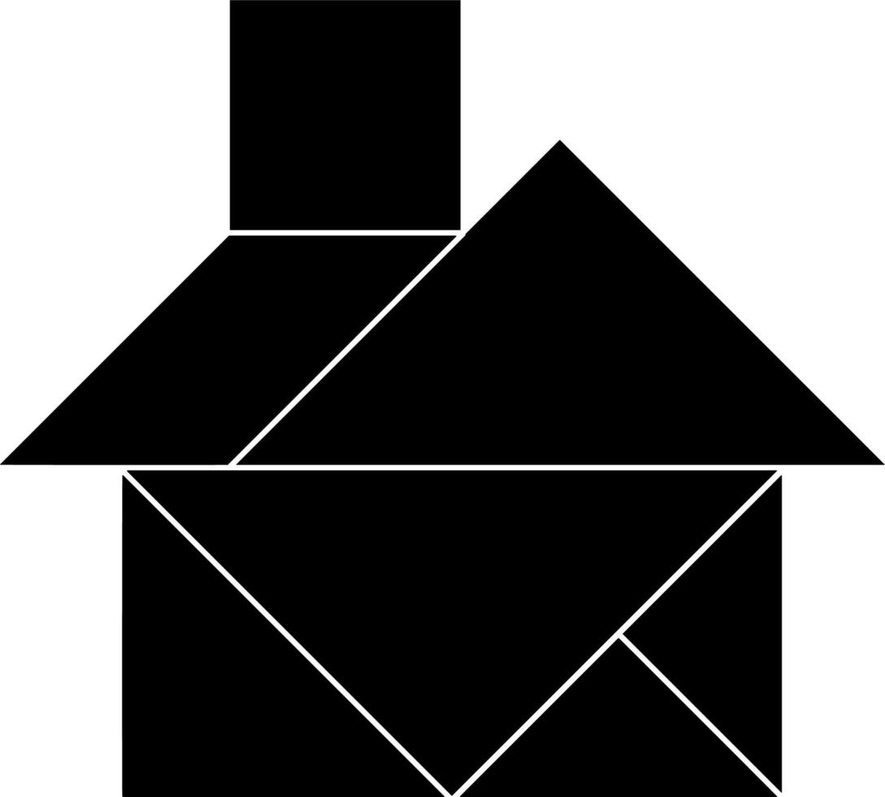
#> input picture tangram2/test3.jpg, 885 x 797 px, shrunk from 1088 x 980 before the run
$ python -i tangram.py   (imports and definitions only)
#> lines starting #> are read from the running program, lines starting #| are printed output that depends on the picture; after the words box and inside, x2 and y2 are one past the last pixel; in counts of white or black regions, pixels touching at a corner belong together
import cv2
import os
import numpy as np


class TangramImage:

    def __init__(self, image_path):
#> called with image_path = '../tangram2/test3.jpg'
        self.image_path = image_path
        self.image = cv2.imread(image_path)
#> self.image is the input picture: shape (797, 885, 3); min 0, max 255, mean 103.3

    # [18 lines left out: functions get_contours, find_moments, not called in this run]

    @staticmethod
    def find_hu_moments(contours):
        moments = [cv2.moments(c) for c in contours]
        areas = [i["m00"] for i in moments]

        index_of_largest_area = areas.index(max(areas))

        target_moment = moments[index_of_largest_area]
        target_moment = cv2.HuMoments(target_moment)
        target_contour = contours[index_of_largest_area]

        return target_moment, target_contour

    # [5 lines left out: function compare_hu_moments, not called in this run]

    def process(self, min_area=100):
#> called with min_area = 100
        gray = cv2.cvtColor(self.image, cv2.COLOR_BGR2GRAY)
        _, mask = cv2.threshold(gray, 240, 255, cv2.THRESH_TOZERO_INV)
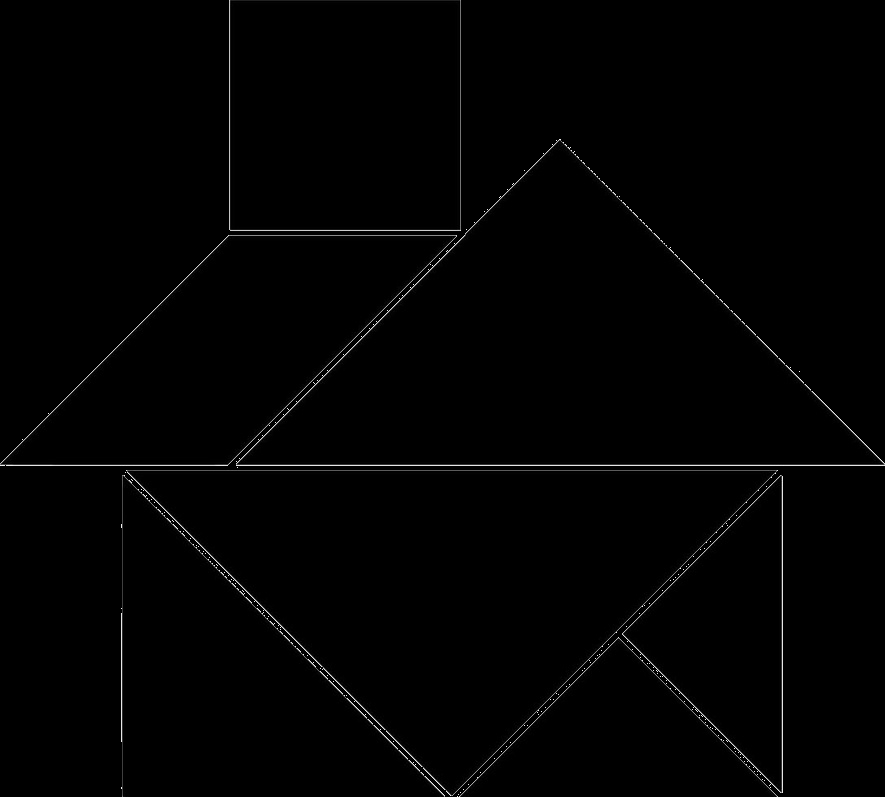
#> mask: shape (797, 885); min 0, max 240, mean 2
        clahe = cv2.createCLAHE(clipLimit=2.0, tileGridSize=(8, 8))
        enhanced = clahe.apply(mask)
        self.edges = cv2.Canny(enhanced, 100, 200)
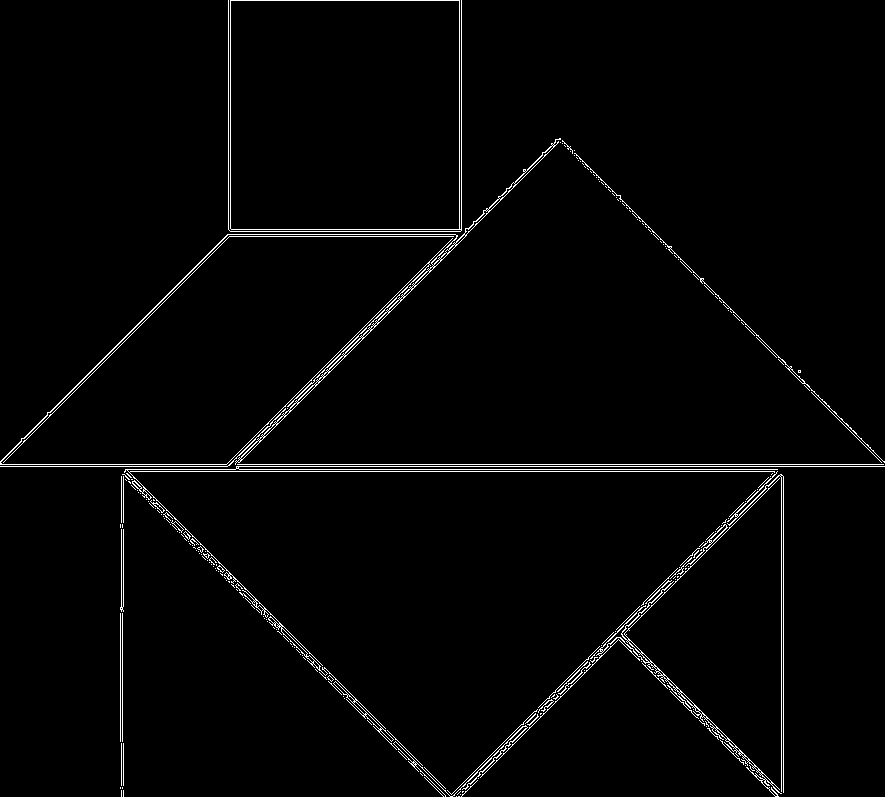
#> self.edges: shape (797, 885); 1.9% white in thin lines or dots
        kernel = cv2.getStructuringElement(cv2.MORPH_RECT, (5, 5))
        self.morphed_edges = cv2.morphologyEx(self.edges, cv2.MORPH_CLOSE, kernel)
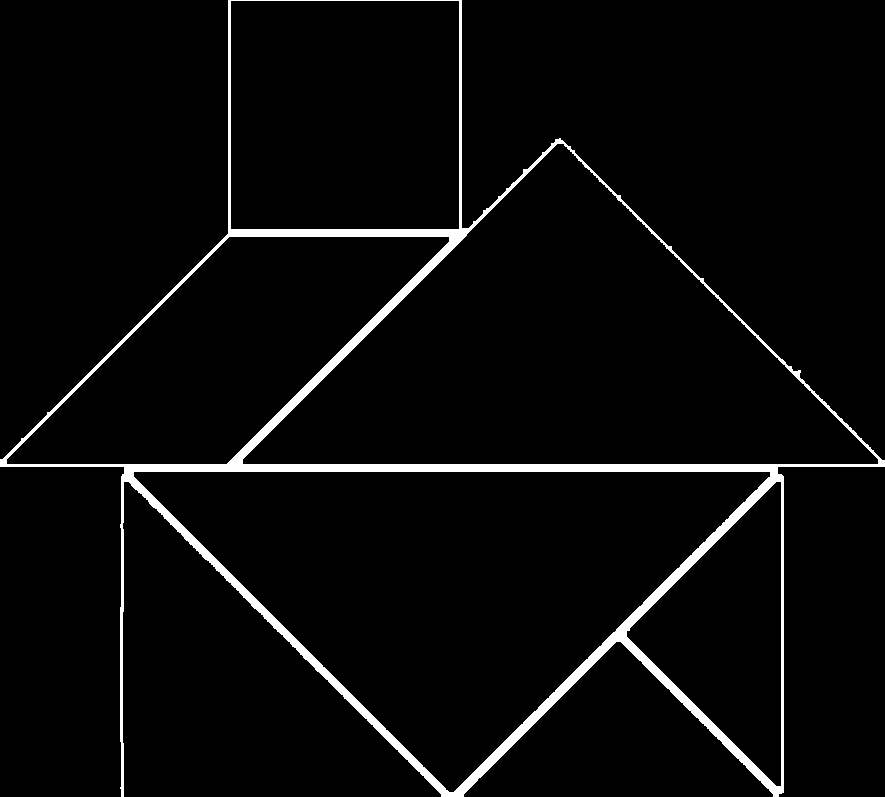
#> self.morphed_edges: shape (797, 885); 3.8% white; 1 white region
        self.contours, _ = cv2.findContours(
            self.morphed_edges, cv2.RETR_EXTERNAL, cv2.CHAIN_APPROX_SIMPLE
        )
#> self.contours = 1 contour; box (x1, y1, x2, y2) and area: (0, 0, 885, 797) 359904
        filtered_contours = [
            cnt for cnt in self.contours if cv2.contourArea(cnt) > min_area
        ]
#> filtered_contours has the same summary as self.contours
        self.hu_moments, _ = TangramImage.find_hu_moments(filtered_contours)
#> in find_hu_moments, `moments = [cv2.moments(c) for c in contours]`: moments = 1 item
#> in find_hu_moments, `areas = [i["m00"] for i in moments]`: areas = [359903.5]
#> in find_hu_moments, `index_of_largest_area = areas.index(max(areas))`: index_of_largest_area = 0
#> in find_hu_moments, `target_moment = moments[index_of_largest_area]`: target_moment = moments, m00 359903.5, centre m10/m00, m01/m00 = (454.3, 411.8)
#> in find_hu_moments, `target_moment = cv2.HuMoments(target_moment)`: target_moment = [0.182, 0.00251, 0.000375, 5.95e-06, 1.01e-10, -1.48e-07, -2.62e-10]
#> in find_hu_moments, `target_contour = contours[index_of_largest_area]`: target_contour = contour of 456 points, box (x1, y1, x2, y2) (0, 0, 885, 797), area 359904
#> self.hu_moments has the same summary as target_moment in find_hu_moments
        return self.hu_moments

    # [26 lines left out: functions draw_contours, show_contours, not called in this run]

>>> result = TangramImage('../tangram2/test3.jpg').process()
#> result has the same summary as target_moment in find_hu_moments

$ run again, on tangram2/test2.png
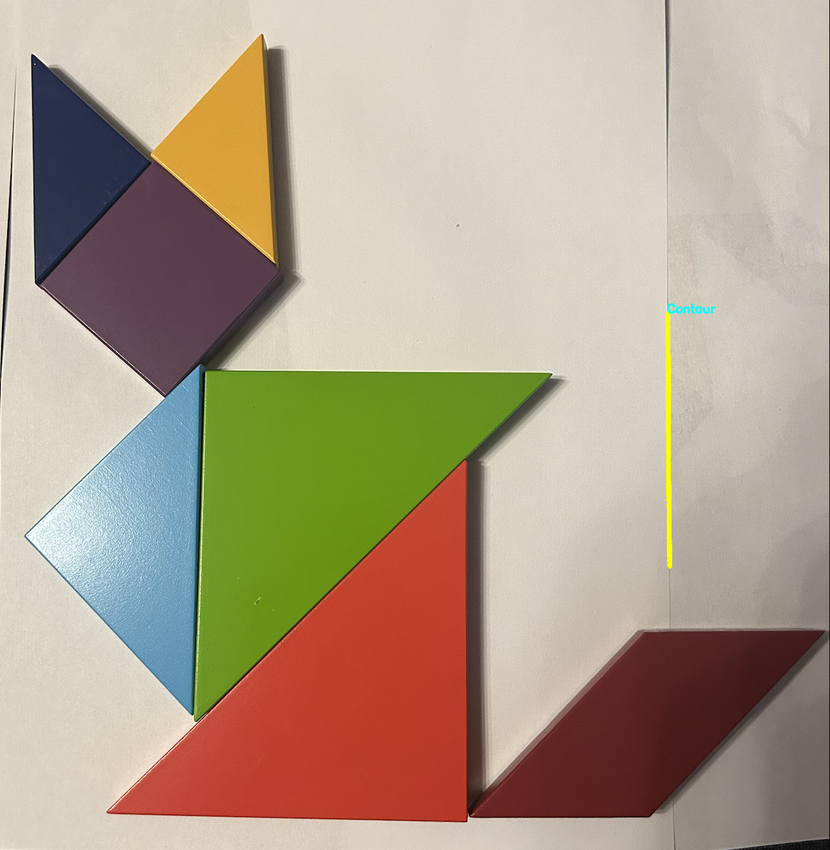
#> input picture tangram2/test2.png, 830 x 850 px, shrunk from 1262 x 1292 before the run
#> in __init__, self.image is the input picture: shape (850, 830, 3); mean B, G, R 138.8, 159.7, 176
#> in process, `self.edges = cv2.Canny(enhanced, 100, 200)`:
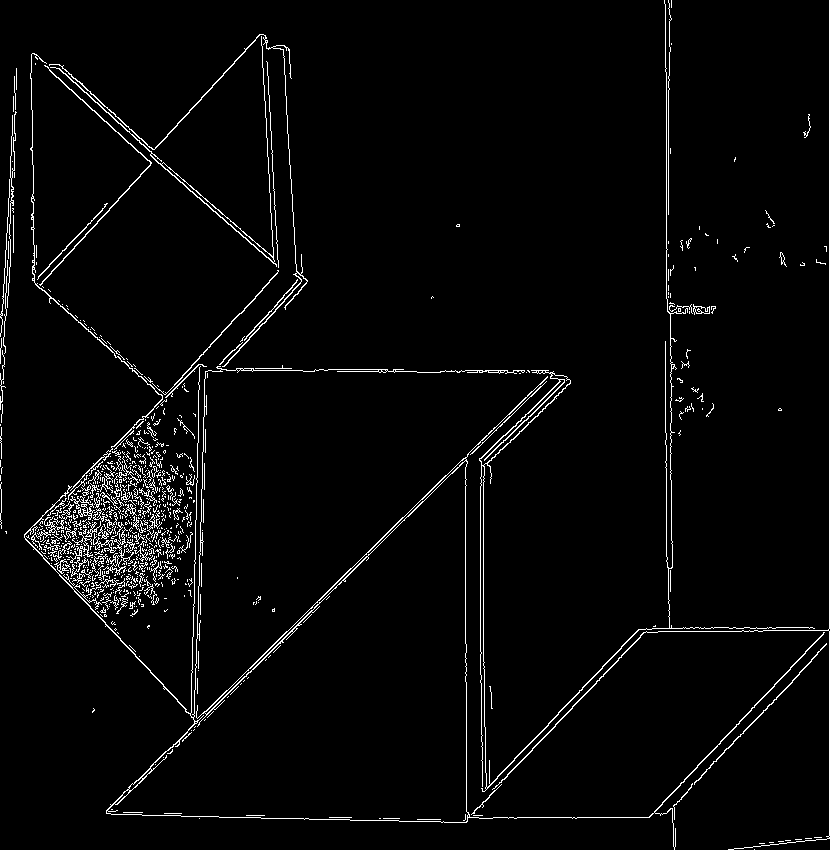
#> self.edges: shape (850, 830); 3% white in thin lines or dots
#> in process, `self.morphed_edges = cv2.morphologyEx(self.edges, cv2.MORPH_CLOSE, ker..`:
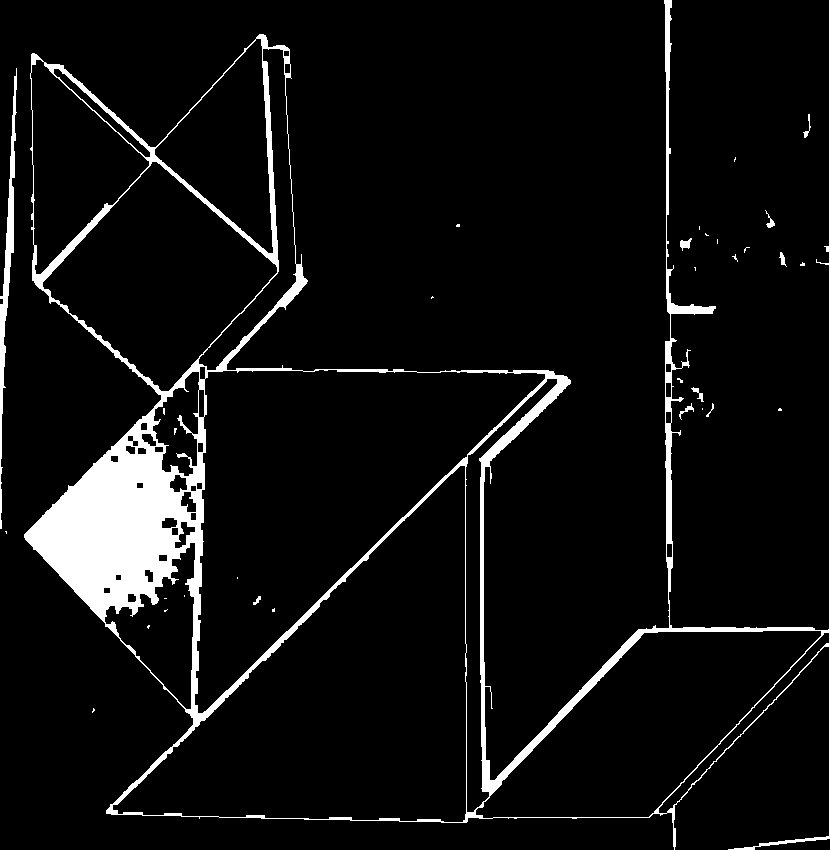
#> self.morphed_edges: shape (850, 830); 6.5% white; 33 white regions (23 under 20 px)
#> self.contours = 24 contours, 16 with area under 20; largest, box (x1, y1, x2, y2) and area: (24, 0, 830, 850) 277112, (0, 68, 17, 529) 1393, (680, 238, 692, 251) 64, (691, 387, 704, 402) 39, (765, 210, 775, 228) 37, (779, 252, 787, 267) 36, (679, 403, 694, 420) 34, (803, 114, 811, 138) 26
#> filtered_contours = 2 contours; box (x1, y1, x2, y2) and area: (24, 0, 830, 850) 277112, (0, 68, 17, 529) 1393
#> moments = 2 items
#> areas = [1393, 277112]
#> index_of_largest_area = 1
#> in find_hu_moments, `target_moment = moments[index_of_largest_area]`: target_moment = moments, m00 277112, centre m10/m00, m01/m00 = (322.1, 512.7)
#> in find_hu_moments, `target_moment = cv2.HuMoments(target_moment)`: target_moment = [0.272, 0.0199, 0.0056, 0.00066, -1.25e-06, -9.12e-05, 1.98e-07]
#> target_contour = contour of 1024 points, box (x1, y1, x2, y2) (24, 0, 830, 850), area 277112
#> self.hu_moments has the same summary as target_moment in find_hu_moments
#> result has the same summary as target_moment in find_hu_moments
